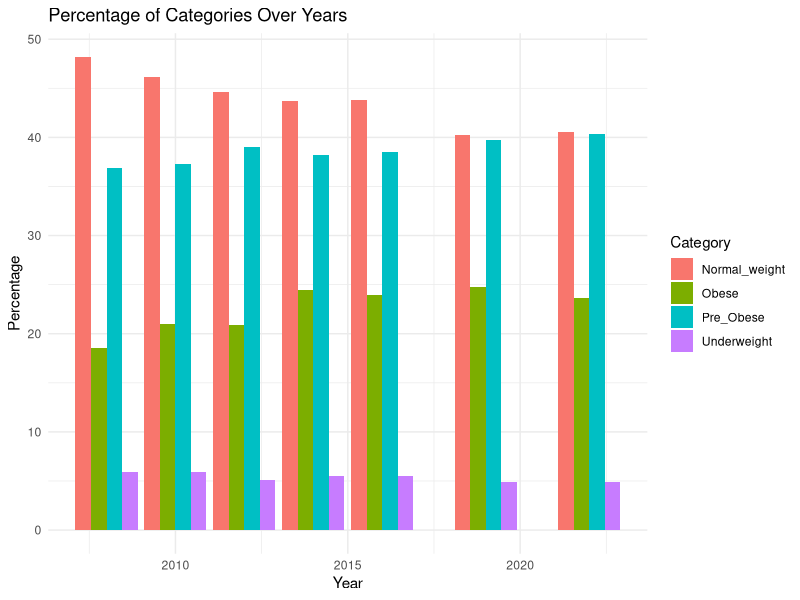
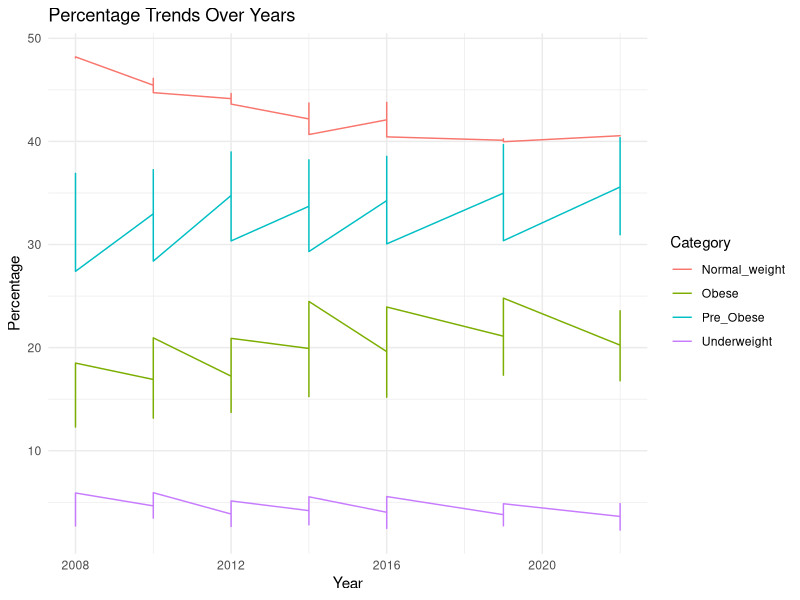
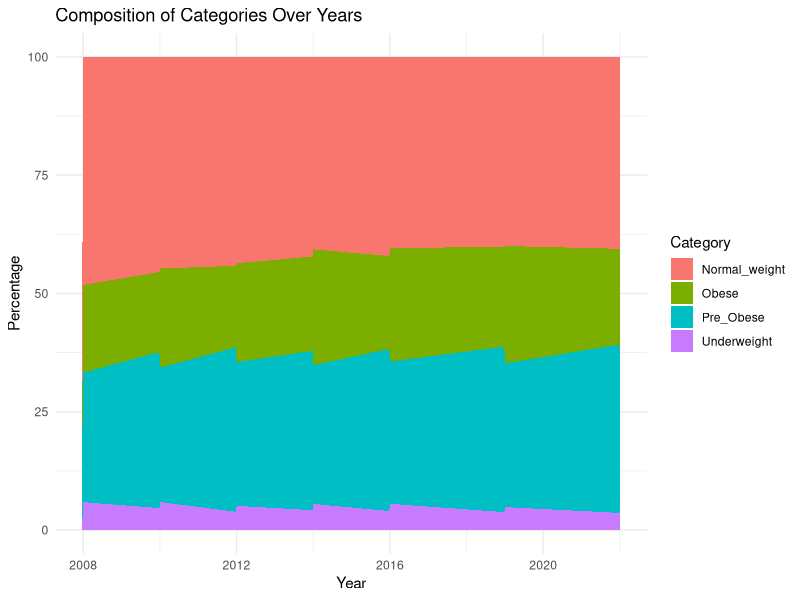
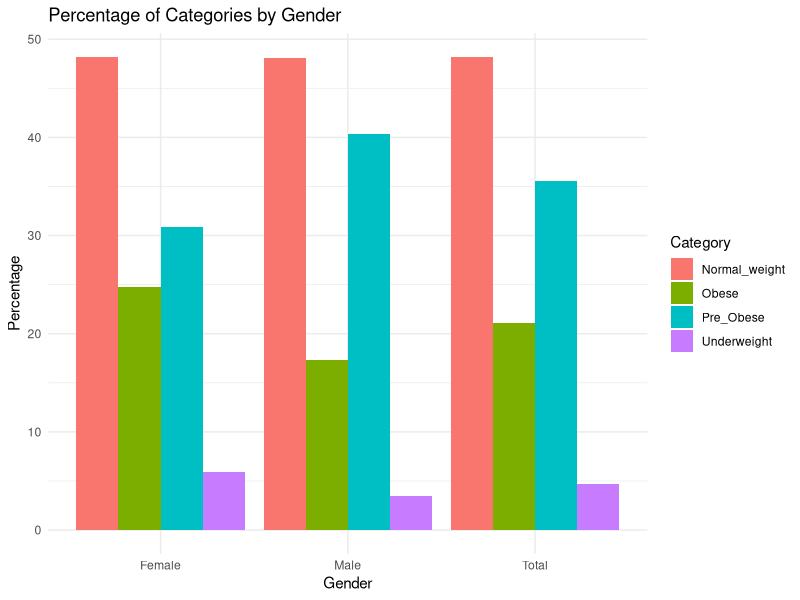

Here is the R script that generated these plots, in order:
## ---- chunk 1
#| echo: false
suppressPackageStartupMessages(library(dplyr))
library(readxl)
library(dplyr)
library(tidyr)
library(ggplot2)
data_3 <- read_excel("tidydataset3.xls")
colnames(data_3) <- c("Year", "Sex", "Underweight", "Normal_weight", "Pre_Obese", "Obese")
data_3_long <- data_3 %>%
  pivot_longer(cols = c(Underweight, Normal_weight, Pre_Obese, Obese),
               names_to = "Category",
               values_to = "Percentage")
## ---- chunk 2
#| code-fold: true
#| code-summary: "Show the code"
ggplot(data_3_long, aes(x = Year, y = Percentage, fill = Category)) +
  geom_bar(stat = "identity", position = "dodge") +
  labs(title = "Percentage of Categories Over Years",
       x = "Year",
       y = "Percentage") +
  theme_minimal()
## ---- chunk 3
#| code-fold: true
#| code-summary: "Show the code"
ggplot(data_3_long, aes(x = Year, y = Percentage, color = Category)) +
  geom_line() +
  labs(title = "Percentage Trends Over Years",
       x = "Year",
       y = "Percentage") +
  theme_minimal()
## ---- chunk 4
#| code-fold: true
#| code-summary: "Show the code"
ggplot(data_3_long, aes(x = Year, y = Percentage, fill = Category)) +
  geom_area() +
  labs(title = "Composition of Categories Over Years",
       x = "Year",
       y = "Percentage") +
  theme_minimal()
## ---- chunk 5
#| code-fold: true
#| code-summary: "Show the code"
ggplot(data_3_long, aes(x = Sex, y = Percentage, fill = Category)) +
  geom_bar(stat = "identity", position = "dodge") +
  labs(title = "Percentage of Categories by Gender",
       x = "Gender",
       y = "Percentage") +
  theme_minimal()
